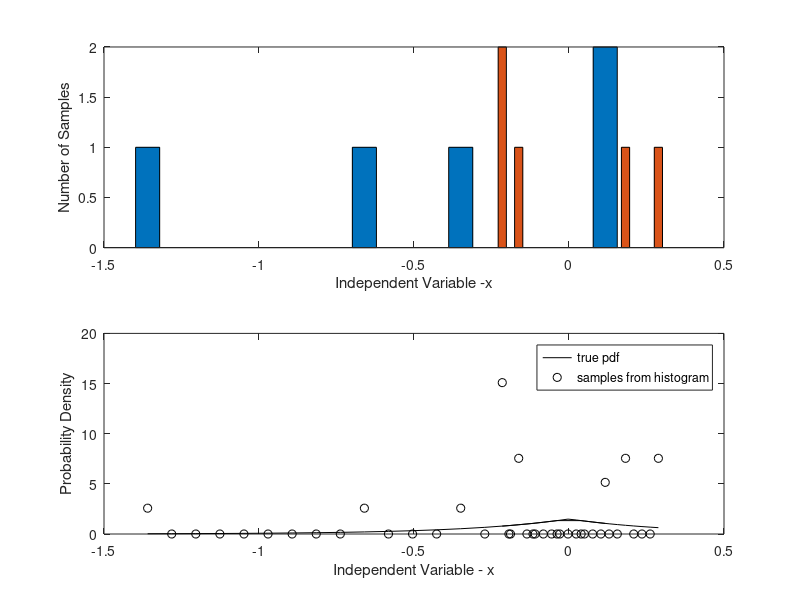

Source code (MATLAB):
%This project takes a random distribution of n number of points and maps the points to the laplace random variable distribution.
%Being able to map random data points to a specific distribution will allow you to further analyze data for patterns. 
%Specifially, laplace distribution has a advantage of a normal distirbution since it had moderate tails on the plot resulting in better analysis.  
%In order to map to laplace random variable I had used the inverse transform method to get the function for the laplace distibution (y_exp andy_exp1). 
%Laplace distribution anaylsis is largely used in stock returns and can help investors make decision using prior return data.  
clear all
n = input('Enter number of points >');         
varX=2/9;                                 %arbitrary value for the variance
b = sqrt(varX/2);
m=0;                                    %mean set at 0
u = rand(1,n);
y_exp= b*log(2*u)-m; %x<=m
y_exp1= -b*log(2-(2*u))+m;  %x>=m
[N_samp,x]=hist(y_exp,20);          
[N_samp1,x1]=hist(y_exp1,20); 
subplot(2,1,1)                        %creating a histogram of the random points
bar(x,N_samp,1)
hold on
bar(x1,N_samp1,1)
ylabel('Number of Samples')     
xlabel('Independent Variable -x')
subplot(2,1,2)
y=(1/(2*b))*exp(-1*abs(x-m)/b);
y1=(1/(2*b))*exp(-1*abs(x1-m)/b);
del_x=x(3)-x(2);
del_x1=x1(3)-x1(2);
p_hist = N_samp/n/del_x;
p_hist1 = N_samp1/n/del_x1;
plot(x,y,'k',x,p_hist,'ok')                 %maping the point along side the laplace distribution 
hold on
plot(x1,y1,'k',x1,p_hist1,'ok')
ylabel('Probability Density')
xlabel('Independent Variable - x')
legend('true pdf','samples from histogram')
